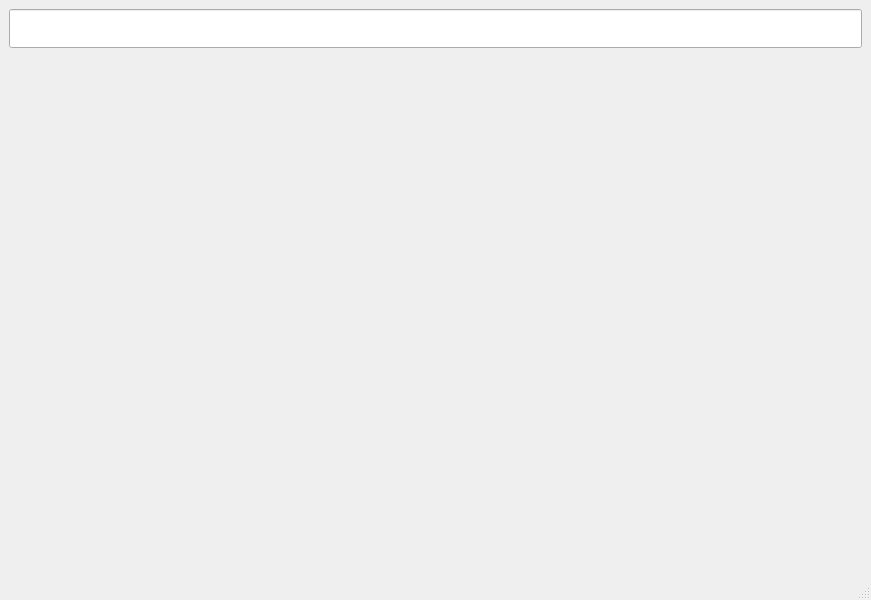
<?xml version="1.0" encoding="UTF-8"?>
<ui version="4.0">
 <class>MainWindow</class>
 <widget class="QMainWindow" name="MainWindow">
  <property name="geometry">
   <rect>
    <x>0</x>
    <y>0</y>
    <width>871</width>
    <height>600</height>
   </rect>
  </property>
  <property name="windowTitle">
   <string>MainWindow</string>
  </property>
  <widget class="QWidget" name="centralwidget">
   <layout class="QVBoxLayout" name="verticalLayout_2">
    <item>
     <layout class="QVBoxLayout" name="verticalLayout">
      <item>
       <widget class="QLineEdit" name="lineEdit">
        <property name="font">
         <font>
          <pointsize>20</pointsize>
         </font>
        </property>
       </widget>
      </item>
      <item>
       <widget class="QLabel" name="label">
        <property name="font">
         <font>
          <pointsize>20</pointsize>
         </font>
        </property>
        <property name="text">
         <string/>
        </property>
       </widget>
      </item>
     </layout>
    </item>
   </layout>
  </widget>
  <widget class="QMenuBar" name="menubar">
   <property name="geometry">
    <rect>
     <x>0</x>
     <y>0</y>
     <width>871</width>
     <height>24</height>
    </rect>
   </property>
  </widget>
  <widget class="QStatusBar" name="statusbar"/>
 </widget>
 <resources/>
 <connections/>
</ui>
